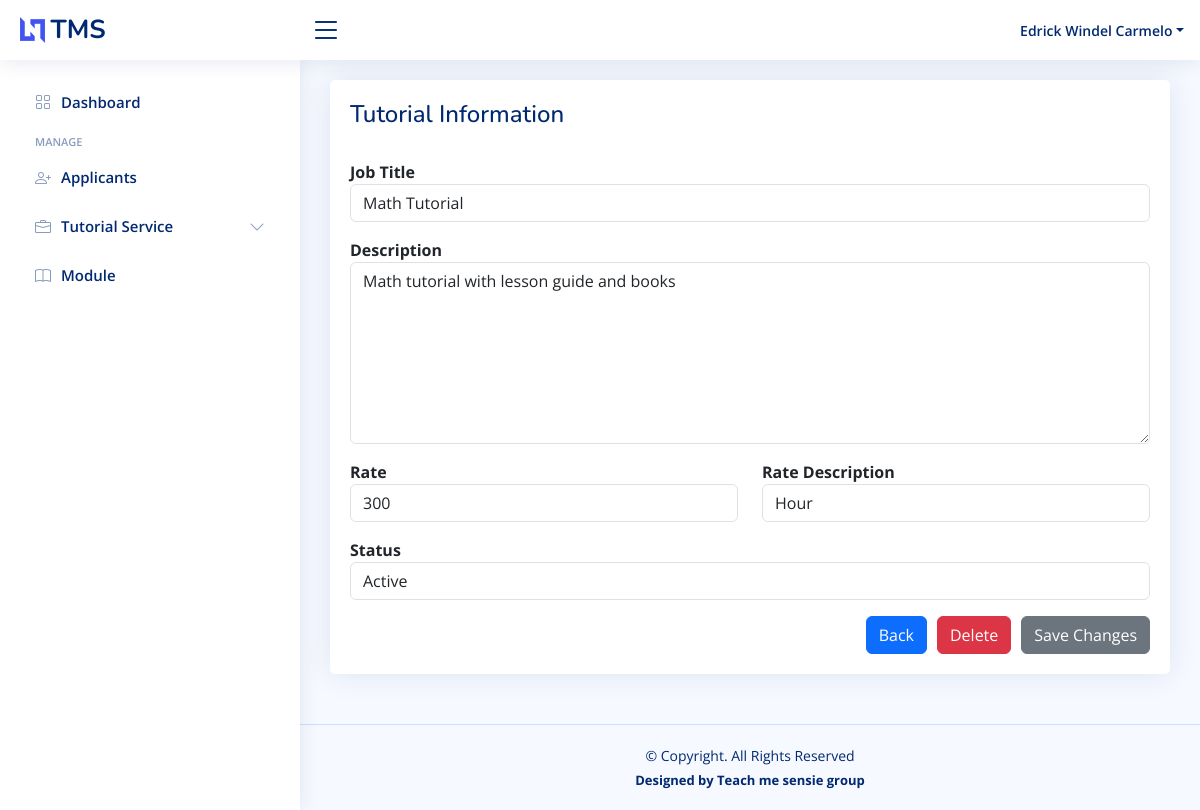
The page /tutor/services_view.php?id=10 (signed in) on the database its author committed.
### tables this page shows
CREATE TABLE `job` (
  `job_id` int(11) NOT NULL,
  `user_id` int(11) NOT NULL,
  `title` varchar(255) NOT NULL,
  `description` text NOT NULL,
  `rate` varchar(255) NOT NULL,
  `rate_description` varchar(255) NOT NULL,
  `day` varchar(255) NOT NULL,
  `time_from` time NOT NULL,
  `time_to` time NOT NULL,
  `custome` varchar(255) NOT NULL,
  `status` varchar(255) NOT NULL DEFAULT 'Active',
  `date_posted` timestamp NOT NULL DEFAULT current_timestamp() ON UPDATE current_timestamp()
);

### tutor/services_view.php (the view, shortened to what this page needs)
<?php
 include("./include/authentication.php");
 include("./include/header.php");
 include("./include/topbar.php");
 include("./include/sidebar.php");
?>
<div class="row">
            <div class="col-md-12">
                <div class="card">
                    <div class="card-title">
                    <h4 style="margin-left: 20px">Tutorial Information
                        </h4>
                    </div>
                    <div class="card-body">
                    <?php
                        if(isset($_GET['id']))
                        {
                            $id = $_GET['id'];
                            $users = "SELECT
                            onlinetutorial.job.*
                        FROM
                            onlinetutorial.job
                        WHERE
                            onlinetutorial.job.job_id = '$id'";
                            $users_run = mysqli_query($con, $users);
                            if(mysqli_num_rows($users_run) > 0)
                            {
                                foreach($users_run as $user)
                                {
                             ?>
                        <form action="process.php" method="POST" enctype="multipart/form-data">
                     <div class="row">
                     <div class="col-md-12 mb-3">
                            <label for=""><strong>Job Title</strong></label>
                                <input required type="text" name="title" value="<?=$user['title'];?>" class="form-control" maxlength="80">
                            </div>
                    <div class="col-md-12 mb-3">
                    <label for=""><strong>Description</strong></label>
                        <textarea class="form-control" name="description" rows="7"  maxlength="200"><?=$user['description'];?></textarea>
                    </div>
                    <div class="col-md-6 mb-3">
                    <label for=""><strong>Rate</strong></label>
                    <input required type="text" value="<?=$user['rate'];?>" name="rate" class="form-control">
                    </div>
                    <div class="col-md-6 mb-3">
                    <label for=""><strong>Rate Description</strong></label>
                    <select name="rate_description" required class="form-control">
                        <option value="Hour">Hour</option>
                    </select>
                   </div>
                   <div class="col-md-12 mb-3">
                    <label for=""><strong>Status</strong></label>
                    <select name="status" required class="form-control">
                        <option value="Active">Active</option>
                    </select>
                   </div>
    <div class="col-md-12">
    <button type="submit" name="update_services" class="btn btn-secondary" style="float:right; margin-left: 10px;">Save Changes</button>
    <button type="submit" name="delete_services" class="btn btn-danger" style="float:right; margin-left: 10px;">Delete</button>
    <a class="btn btn-primary" href="teacher.php" role="button" style="float:right;">Back</a>
    </div>
                               </div>
                                </div>
                <?php
                                }
                            }
                            else
                            {
                                ?>
                                <h4>No Record Found!</h4>
                                <?php
                            }
                        }
?>
                    </div>
                </div>
            </div>
<?php
 include("./include/footer.php");
?>

### tutor/assets/css/style.css (style rules this page uses)
:root { scroll-behavior: smooth; }
body { font-family: "Open Sans", sans-serif; background: #f6f9ff; color: #444444; }
a { color: #4154f1; text-decoration: none; }
h1, h2, h3, h4, h5, h6 { font-family: "Nunito", sans-serif; }
.card { margin-bottom: 30px; border: none; border-radius: 5px; box-shadow: 0px 0 30px rgba(1, 41, 112, 0.1); }
.card-title { padding: 20px 0 15px 0; font-size: 18px; font-weight: 500; color: #012970; font-family: "Poppins", sans-serif; }
.card-body { padding: 0 20px 20px 20px; }

### rows shown on the page
job: title "Math Tutorial", description "Math tutorial with lesson guide and books", rate "300"

### other values the page prints
$_SESSION['auth_user']['user_name'] "Edrick Windel Carmelo"
